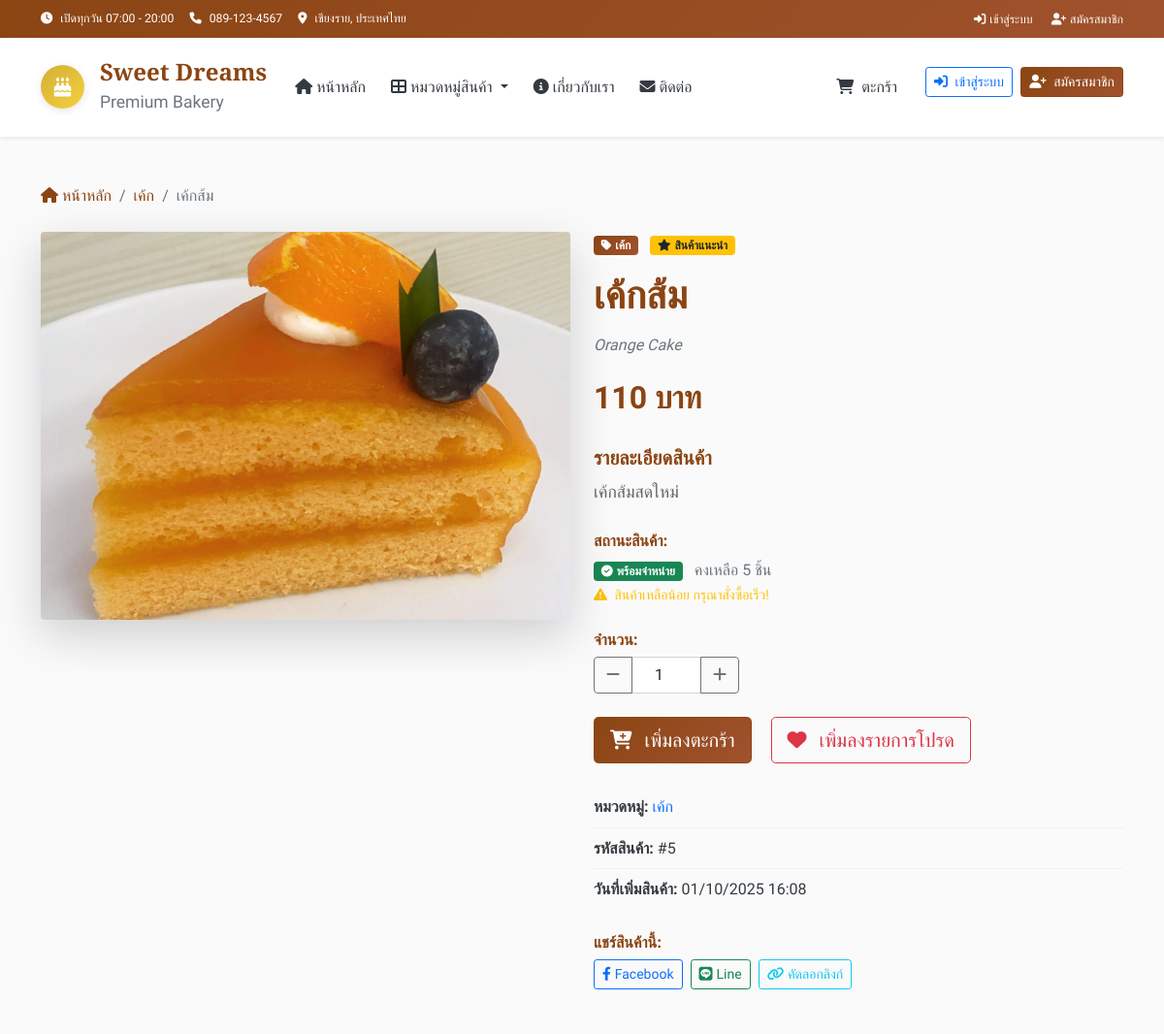
The page /product/5 (upper part) on the database as committed earlier.
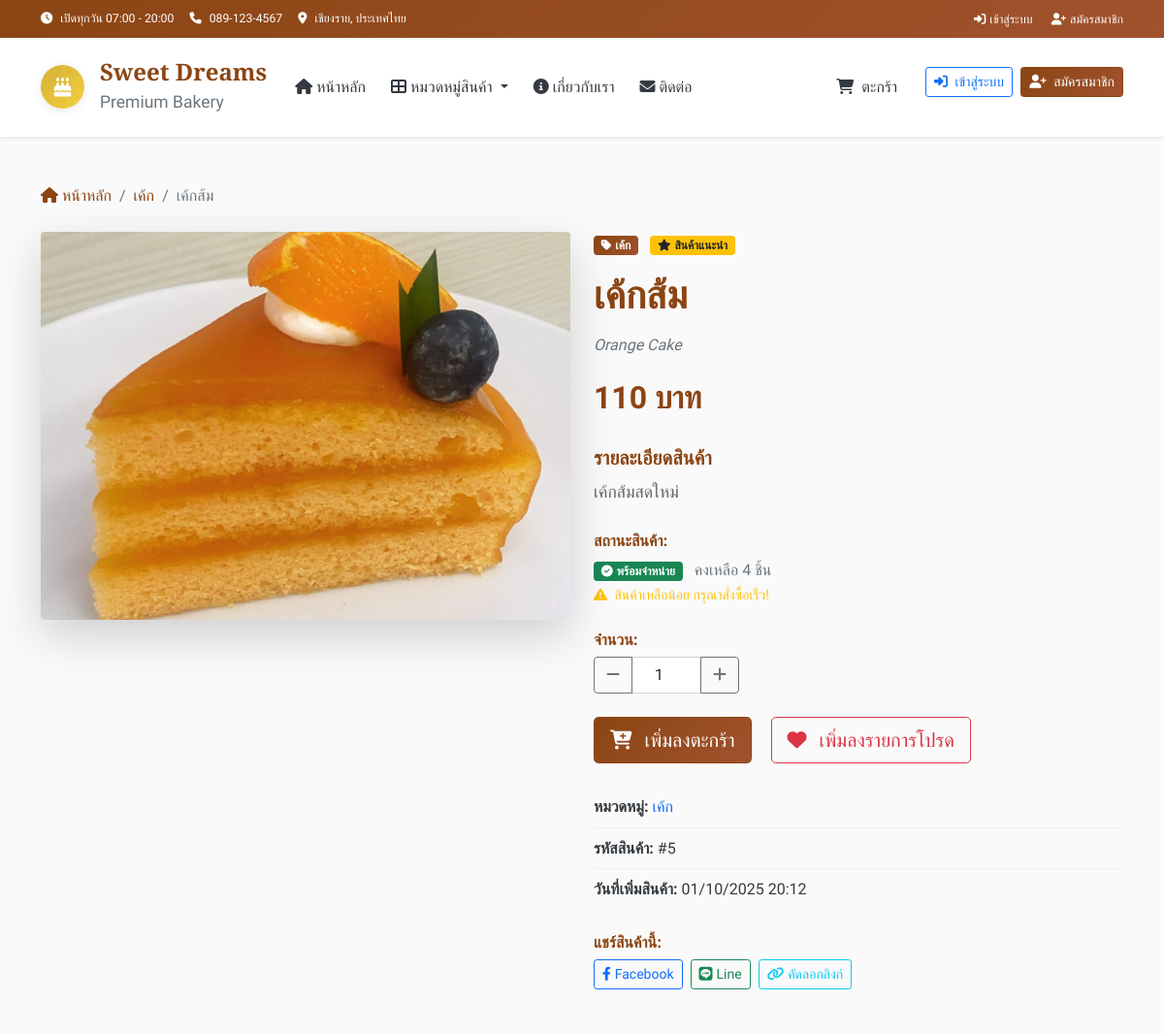
The same page on the database as committed later.
### tables this page shows
CREATE TABLE products (
        id INTEGER PRIMARY KEY AUTOINCREMENT,
        name TEXT NOT NULL,
        name_en TEXT,
        description TEXT,
        price DECIMAL(10,2) NOT NULL,
        image TEXT,
        category_id INTEGER,
        is_available BOOLEAN DEFAULT 1,
        is_featured BOOLEAN DEFAULT 0,
        stock_quantity INTEGER DEFAULT 0,
        created_at TIMESTAMP DEFAULT CURRENT_TIMESTAMP,
        FOREIGN KEY (category_id) REFERENCES categories (id)
    );

### app.py (the view)
@app.route('/product/<int:product_id>')
def product_detail(product_id):
    product = get_product_by_id(product_id)
    if not product:
        flash('ไม่พบสินค้าที่ต้องการ')
        return redirect(url_for('index'))
    return render_template('product_detail.html', product=product)

### app.py (called while the page is built)
@app.template_filter('to_bangkok')
def to_bangkok_filter(value, fmt='%d/%m/%Y %H:%M'):
    if not value:
        return "N/A"
    if isinstance(value, str):
        try:
            value = datetime.fromisoformat(value)
        except ValueError:
            return value
    dt = value.replace(tzinfo=ZoneInfo("UTC")).astimezone(ZoneInfo("Asia/Bangkok"))
    return dt.strftime(fmt)

def get_db_connection():
    conn = sqlite3.connect(DB_NAME)
    conn.row_factory = sqlite3.Row
    return conn

def get_categories():
    conn = get_db_connection()
    categories = conn.execute(
        "SELECT * FROM categories ORDER BY display_order"
    ).fetchall()
    conn.close()
    return categories

def get_product_by_id(product_id):
    conn = get_db_connection()
    product = conn.execute("""
        SELECT p.*, c.name as category_name
        FROM products p
        JOIN categories c ON p.category_id = c.id
        WHERE p.id = ?
    """, (product_id,)).fetchone()
    conn.close()
    return product

### templates/product_detail.html (shortened to what the changed rows need)
{% extends "layout.html" %}
{% block content %}
<div class="container py-5">
    <nav aria-label="breadcrumb" class="mb-4">
        <ol class="breadcrumb">
            <li class="breadcrumb-item">
                <a href="{{ url_for('index') }}" class="text-decoration-none">
                </a>
            </li>
            <li class="breadcrumb-item">
                <a href="{{ url_for('category_by_id', category_id=product.category_id) }}" class="text-decoration-none">
                </a>
            </li>
            <li class="breadcrumb-item active">{{ product.name }}</li>
        </ol>
    </nav>
    <div class="row">
        <div class="col-lg-6 mb-4">
            <div class="product-image-container">
                {% if product.image %}
                    <img src="{{ url_for('static', filename='images/products/' + product.image) }}"
                         alt="{{ product.name }}"
                         class="img-fluid rounded shadow-lg main-product-image"
                         id="main-image">
                {% else %}
                    <div class="no-image-placeholder">
                        <i class="fas fa-birthday-cake fa-5x text-muted"></i>
                        <p class="text-muted mt-3">ไม่มีรูปภาพ</p>
                    </div>
                {% endif %}
            </div>
        </div>
        <div class="col-lg-6">
            <div class="product-details">
                <span class="badge bg-primary mb-3">
                    <i class="fas fa-tag me-1"></i>{{ product.category_name }}
                </span>
                {% if product.is_featured %}
                <span class="badge bg-warning text-dark mb-3 ms-2">
                    <i class="fas fa-star me-1"></i>สินค้าแนะนำ
                </span>
                {% endif %}
                <h1 class="product-title mb-3">{{ product.name }}</h1>
                {% if product.name_en %}
                <p class="text-muted mb-3"><em>{{ product.name_en }}</em></p>
                {% endif %}
                <div class="price-section mb-4">
                    <span class="current-price">{{ "%.0f"|format(product.price) }} บาท</span>
                </div>
                {% if product.description %}
                <div class="description-section mb-4">
                    <h5>รายละเอียดสินค้า</h5>
                    <p class="product-description">{{ product.description }}</p>
                </div>
                {% endif %}
                <div class="stock-section mb-4">
                    <h6>สถานะสินค้า:</h6>
                    {% if product.stock_quantity > 0 %}
                        <span class="badge bg-success">
                            <i class="fas fa-check-circle me-1"></i>พร้อมจำหน่าย
                        </span>
                        <span class="text-muted ms-2">คงเหลือ {{ product.stock_quantity }} ชิ้น</span>
                        {% if product.stock_quantity <= 5 %}
                        <br>
                        <small class="text-warning">
                            <i class="fas fa-exclamation-triangle me-1"></i>
                            สินค้าเหลือน้อย กรุณาสั่งซื้อเร็ว!
                        </small>
                        {% endif %}
                    {% else %}
                        <span class="badge bg-danger">
                            <i class="fas fa-times-circle me-1"></i>สินค้าหมด
                        </span>
                    {% endif %}
                </div>
                {% if product.stock_quantity > 0 %}
                <div class="quantity-section mb-4">
                    <h6>จำนวน:</h6>
                    <div class="input-group" style="max-width: 150px;">
                    </div>
                </div>
                <div class="action-buttons mb-4">
                    <button class="btn btn-primary btn-lg me-3 add-to-cart-detail"
                            data-product-id="{{ product.id }}"
                            data-product-name="{{ product.name }}"
                            data-product-price="{{ product.price }}">
                    </button>
                    <button class="btn btn-outline-danger btn-lg" id="add-to-wishlist">
                    </button>
                </div>
                {% endif %}
                <div class="product-info">
                    <div class="info-item">
                        <strong>หมวดหมู่:</strong>
                        <a href="{{ url_for('category_by_id', category_id=product.category_id) }}" class="text-decoration-none">{{ product.category_name }}</a>
                    </div>
                    <div class="info-item">
                        <strong>รหัสสินค้า:</strong> #{{ product.id }}
                    </div>
                    {% if product.created_at %}
                    <div class="info-item">
                        <strong>วันที่เพิ่มสินค้า:</strong> {{ product.created_at|to_bangkok }}
                    </div>
                    {% endif %}
                </div>
                <div class="share-section mt-4">
                    <h6>แชร์สินค้านี้:</h6>
                    <div class="d-flex gap-2">
                    </div>
                </div>
            </div>
        </div>
    </div>
</div>
{% endblock %}

Rows that differ between the two databases and show on the page:
changed products "เค้กส้ม": stock_quantity "5" → "4"; created_at|to_bangkok "01/10/2025 16:08" → "01/10/2025 20:12"
